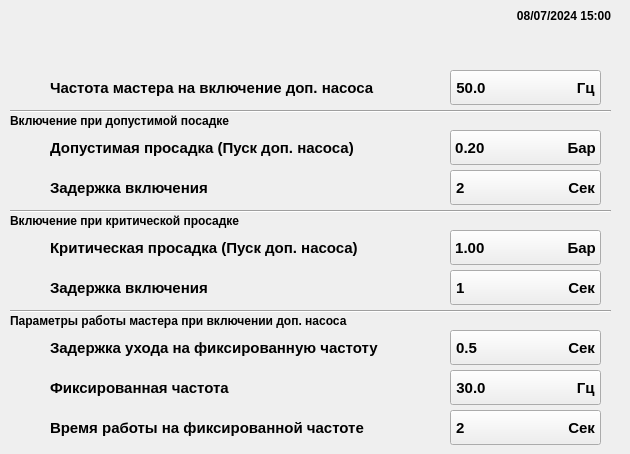
     <widget class="QWidget" name="Settings_Station_Settings_Turn_On_Extra_Pumps_page">
      <widget class="QLabel" name="label_137">
       <property name="geometry">
        <rect>
         <x>10</x>
         <y>70</y>
         <width>40</width>
         <height>35</height>
        </rect>
       </property>
       <property name="text">
        <string/>
       </property>
      </widget>
      <widget class="QLabel" name="station_settings_turn_on_extra_pumps_time_label">
       <property name="geometry">
        <rect>
         <x>480</x>
         <y>0</y>
         <width>141</width>
         <height>31</height>
        </rect>
       </property>
       <property name="font">
        <font>
         <family>Arial</family>
         <pointsize>9</pointsize>
         <weight>75</weight>
         <bold>true</bold>
        </font>
       </property>
       <property name="text">
        <string>08/07/2024 15:00   </string>
       </property>
       <property name="alignment">
        <set>Qt::AlignRight|Qt::AlignTrailing|Qt::AlignVCenter</set>
       </property>
      </widget>
      <widget class="QLabel" name="label_138">
       <property name="geometry">
        <rect>
         <x>50</x>
         <y>70</y>
         <width>331</width>
         <height>35</height>
        </rect>
       </property>
       <property name="font">
        <font>
         <family>Arial</family>
         <pointsize>11</pointsize>
         <weight>75</weight>
         <bold>true</bold>
        </font>
       </property>
       <property name="text">
        <string>Частота мастера на включение доп. насоса</string>
       </property>
      </widget>
      <widget class="QLabel" name="label_139">
       <property name="geometry">
        <rect>
         <x>50</x>
         <y>130</y>
         <width>331</width>
         <height>35</height>
        </rect>
       </property>
       <property name="font">
        <font>
         <family>Arial</family>
         <pointsize>11</pointsize>
         <weight>75</weight>
         <bold>true</bold>
        </font>
       </property>
       <property name="text">
        <string>Допустимая просадка (Пуск доп. насоса)</string>
       </property>
      </widget>
      <widget class="QLabel" name="label_140">
       <property name="geometry">
        <rect>
         <x>50</x>
         <y>170</y>
         <width>261</width>
         <height>35</height>
        </rect>
       </property>
       <property name="font">
        <font>
         <family>Arial</family>
         <pointsize>11</pointsize>
         <weight>75</weight>
         <bold>true</bold>
        </font>
       </property>
       <property name="text">
        <string>Задержка включения</string>
       </property>
      </widget>
      <widget class="QLabel" name="label_141">
       <property name="geometry">
        <rect>
         <x>50</x>
         <y>230</y>
         <width>331</width>
         <height>35</height>
        </rect>
       </property>
       <property name="font">
        <font>
         <family>Arial</family>
         <pointsize>11</pointsize>
         <weight>75</weight>
         <bold>true</bold>
        </font>
       </property>
       <property name="text">
        <string>Критическая просадка (Пуск доп. насоса)</string>
       </property>
      </widget>
      <widget class="QLabel" name="label_142">
       <property name="geometry">
        <rect>
         <x>50</x>
         <y>270</y>
         <width>261</width>
         <height>35</height>
        </rect>
       </property>
       <property name="font">
        <font>
         <family>Arial</family>
         <pointsize>11</pointsize>
         <weight>75</weight>
         <bold>true</bold>
        </font>
       </property>
       <property name="text">
        <string>Задержка включения</string>
       </property>
      </widget>
      <widget class="QLabel" name="label_143">
       <property name="geometry">
        <rect>
         <x>50</x>
         <y>330</y>
         <width>331</width>
         <height>35</height>
        </rect>
       </property>
       <property name="font">
        <font>
         <family>Arial</family>
         <pointsize>11</pointsize>
         <weight>75</weight>
         <bold>true</bold>
        </font>
       </property>
       <property name="text">
        <string>Задержка ухода на фиксированную частоту</string>
       </property>
      </widget>
      <widget class="QLabel" name="label_144">
       <property name="geometry">
        <rect>
         <x>50</x>
         <y>370</y>
         <width>261</width>
         <height>35</height>
        </rect>
       </property>
       <property name="font">
        <font>
         <family>Arial</family>
         <pointsize>11</pointsize>
         <weight>75</weight>
         <bold>true</bold>
        </font>
       </property>
       <property name="text">
        <string>Фиксированная частота</string>
       </property>
      </widget>
      <widget class="QLabel" name="label_145">
       <property name="geometry">
        <rect>
         <x>50</x>
         <y>410</y>
         <width>331</width>
         <height>35</height>
        </rect>
       </property>
       <property name="font">
        <font>
         <family>Arial</family>
         <pointsize>11</pointsize>
         <weight>75</weight>
         <bold>true</bold>
        </font>
       </property>
       <property name="text">
        <string>Время работы на фиксированной частоте</string>
       </property>
      </widget>
      <widget class="QLabel" name="label_146">
       <property name="geometry">
        <rect>
         <x>10</x>
         <y>110</y>
         <width>231</width>
         <height>21</height>
        </rect>
       </property>
       <property name="font">
        <font>
         <family>Arial</family>
         <pointsize>9</pointsize>
         <weight>75</weight>
         <bold>true</bold>
        </font>
       </property>
       <property name="text">
        <string>Включение при допустимой посадке</string>
       </property>
      </widget>
      <widget class="QLabel" name="label_147">
       <property name="geometry">
        <rect>
         <x>10</x>
         <y>210</y>
         <width>241</width>
         <height>21</height>
        </rect>
       </property>
       <property name="font">
        <font>
         <family>Arial</family>
         <pointsize>9</pointsize>
         <weight>75</weight>
         <bold>true</bold>
        </font>
       </property>
       <property name="text">
        <string>Включение при критической просадке</string>
       </property>
      </widget>
      <widget class="QLabel" name="label_148">
       <property name="geometry">
        <rect>
         <x>10</x>
         <y>310</y>
         <width>341</width>
         <height>21</height>
        </rect>
       </property>
       <property name="font">
        <font>
         <family>Arial</family>
         <pointsize>9</pointsize>
         <weight>75</weight>
         <bold>true</bold>
        </font>
       </property>
       <property name="text">
        <string>Параметры работы мастера при включении доп. насоса</string>
       </property>
      </widget>
      <widget class="Line" name="line_14">
       <property name="geometry">
        <rect>
         <x>10</x>
         <y>110</y>
         <width>601</width>
         <height>2</height>
        </rect>
       </property>
       <property name="frameShadow">
        <enum>QFrame::Sunken</enum>
       </property>
       <property name="orientation">
        <enum>Qt::Horizontal</enum>
       </property>
      </widget>
      <widget class="QLabel" name="label_149">
       <property name="geometry">
        <rect>
         <x>10</x>
         <y>130</y>
         <width>40</width>
         <height>35</height>
        </rect>
       </property>
       <property name="text">
        <string/>
       </property>
      </widget>
      <widget class="QLabel" name="label_150">
       <property name="geometry">
        <rect>
         <x>10</x>
         <y>170</y>
         <width>40</width>
         <height>35</height>
        </rect>
       </property>
       <property name="text">
        <string/>
       </property>
      </widget>
      <widget class="Line" name="line_15">
       <property name="geometry">
        <rect>
         <x>10</x>
         <y>210</y>
         <width>601</width>
         <height>2</height>
        </rect>
       </property>
       <property name="frameShadow">
        <enum>QFrame::Sunken</enum>
       </property>
       <property name="orientation">
        <enum>Qt::Horizontal</enum>
       </property>
      </widget>
      <widget class="QLabel" name="label_151">
       <property name="geometry">
        <rect>
         <x>10</x>
         <y>230</y>
         <width>40</width>
         <height>35</height>
        </rect>
       </property>
       <property name="text">
        <string/>
       </property>
      </widget>
      <widget class="QLabel" name="label_152">
       <property name="geometry">
        <rect>
         <x>10</x>
         <y>270</y>
         <width>40</width>
         <height>35</height>
        </rect>
       </property>
       <property name="text">
        <string/>
       </property>
      </widget>
      <widget class="Line" name="line_16">
       <property name="geometry">
        <rect>
         <x>10</x>
         <y>310</y>
         <width>601</width>
         <height>2</height>
        </rect>
       </property>
       <property name="frameShadow">
        <enum>QFrame::Sunken</enum>
       </property>
       <property name="orientation">
        <enum>Qt::Horizontal</enum>
       </property>
      </widget>
      <widget class="QLabel" name="label_153">
       <property name="geometry">
        <rect>
         <x>10</x>
         <y>330</y>
         <width>40</width>
         <height>35</height>
        </rect>
       </property>
       <property name="text">
        <string/>
       </property>
      </widget>
      <widget class="QLabel" name="label_154">
       <property name="geometry">
        <rect>
         <x>10</x>
         <y>370</y>
         <width>40</width>
         <height>35</height>
        </rect>
       </property>
       <property name="text">
        <string/>
       </property>
      </widget>
      <widget class="QLabel" name="label_155">
       <property name="geometry">
        <rect>
         <x>10</x>
         <y>410</y>
         <width>40</width>
         <height>35</height>
        </rect>
       </property>
       <property name="text">
        <string/>
       </property>
      </widget>
      <widget class="QLabel" name="shield_32_label">
       <property name="geometry">
        <rect>
         <x>410</x>
         <y>70</y>
         <width>40</width>
         <height>35</height>
        </rect>
       </property>
       <property name="text">
        <string/>
       </property>
      </widget>
      <widget class="QLabel" name="shield_33_label">
       <property name="geometry">
        <rect>
         <x>410</x>
         <y>130</y>
         <width>40</width>
         <height>35</height>
        </rect>
       </property>
       <property name="text">
        <string/>
       </property>
      </widget>
      <widget class="QLabel" name="shield_34_label">
       <property name="geometry">
        <rect>
         <x>410</x>
         <y>170</y>
         <width>40</width>
         <height>35</height>
        </rect>
       </property>
       <property name="text">
        <string/>
       </property>
      </widget>
      <widget class="QLabel" name="shield_35_label">
       <property name="geometry">
        <rect>
         <x>410</x>
         <y>230</y>
         <width>40</width>
         <height>35</height>
        </rect>
       </property>
       <property name="text">
        <string/>
       </property>
      </widget>
      <widget class="QLabel" name="shield_36_label">
       <property name="geometry">
        <rect>
         <x>410</x>
         <y>270</y>
         <width>40</width>
         <height>35</height>
        </rect>
       </property>
       <property name="text">
        <string/>
       </property>
      </widget>
      <widget class="QLabel" name="shield_37_label">
       <property name="geometry">
        <rect>
         <x>410</x>
         <y>330</y>
         <width>40</width>
         <height>35</height>
        </rect>
       </property>
       <property name="text">
        <string/>
       </property>
      </widget>
      <widget class="QLabel" name="shield_38_label">
       <property name="geometry">
        <rect>
         <x>410</x>
         <y>370</y>
         <width>40</width>
         <height>35</height>
        </rect>
       </property>
       <property name="text">
        <string/>
       </property>
      </widget>
      <widget class="QLabel" name="shield_39_label">
       <property name="geometry">
        <rect>
         <x>410</x>
         <y>410</y>
         <width>40</width>
         <height>35</height>
        </rect>
       </property>
       <property name="text">
        <string/>
       </property>
      </widget>
      <widget class="QPushButton" name="station_settings_turn_on_extra_pumps_master_frequency_on_extra_pump_start_pushButton">
       <property name="geometry">
        <rect>
         <x>450</x>
         <y>70</y>
         <width>151</width>
         <height>35</height>
        </rect>
       </property>
       <property name="font">
        <font>
         <family>Arial</family>
         <pointsize>11</pointsize>
         <weight>75</weight>
         <bold>true</bold>
        </font>
       </property>
       <property name="text">
        <string>50.0                      Гц</string>
       </property>
      </widget>
      <widget class="QPushButton" name="station_settings_turn_on_extra_pumps_acceptable_drawdown_pushButton">
       <property name="geometry">
        <rect>
         <x>450</x>
         <y>130</y>
         <width>151</width>
         <height>35</height>
        </rect>
       </property>
       <property name="font">
        <font>
         <family>Arial</family>
         <pointsize>11</pointsize>
         <weight>75</weight>
         <bold>true</bold>
        </font>
       </property>
       <property name="text">
        <string>0.20                    Бар</string>
       </property>
      </widget>
      <widget class="QPushButton" name="station_settings_turn_on_extra_pumps_delay_for_critical_drawdown_pushButton">
       <property name="geometry">
        <rect>
         <x>450</x>
         <y>170</y>
         <width>151</width>
         <height>35</height>
        </rect>
       </property>
       <property name="font">
        <font>
         <family>Arial</family>
         <pointsize>11</pointsize>
         <weight>75</weight>
         <bold>true</bold>
        </font>
       </property>
       <property name="text">
        <string>2                         Сек</string>
       </property>
      </widget>
      <widget class="QPushButton" name="station_settings_turn_on_extra_pumps_critical_drawdown_pushButton">
       <property name="geometry">
        <rect>
         <x>450</x>
         <y>230</y>
         <width>151</width>
         <height>35</height>
        </rect>
       </property>
       <property name="font">
        <font>
         <family>Arial</family>
         <pointsize>11</pointsize>
         <weight>75</weight>
         <bold>true</bold>
        </font>
       </property>
       <property name="text">
        <string>1.00                    Бар</string>
       </property>
      </widget>
      <widget class="QPushButton" name="station_settings_turn_on_extra_pumps_delay_for_acceptable_drawdown_pushButton">
       <property name="geometry">
        <rect>
         <x>450</x>
         <y>270</y>
         <width>151</width>
         <height>35</height>
        </rect>
       </property>
       <property name="font">
        <font>
         <family>Arial</family>
         <pointsize>11</pointsize>
         <weight>75</weight>
         <bold>true</bold>
        </font>
       </property>
       <property name="text">
        <string>1                         Сек</string>
       </property>
      </widget>
      <widget class="QPushButton" name="station_settings_turn_on_extra_pumps_delay_for_leaving_to_fixed_frequency_pushButton">
       <property name="geometry">
        <rect>
         <x>450</x>
         <y>330</y>
         <width>151</width>
         <height>35</height>
        </rect>
       </property>
       <property name="font">
        <font>
         <family>Arial</family>
         <pointsize>11</pointsize>
         <weight>75</weight>
         <bold>true</bold>
        </font>
       </property>
       <property name="text">
        <string>0.5                      Сек</string>
       </property>
      </widget>
      <widget class="QPushButton" name="station_settings_turn_on_extra_pumps_fixed_frequency_pushButton">
       <property name="geometry">
        <rect>
         <x>450</x>
         <y>370</y>
         <width>151</width>
         <height>35</height>
        </rect>
       </property>
       <property name="font">
        <font>
         <family>Arial</family>
         <pointsize>11</pointsize>
         <weight>75</weight>
         <bold>true</bold>
        </font>
       </property>
       <property name="text">
        <string>30.0                      Гц</string>
       </property>
      </widget>
      <widget class="QPushButton" name="station_settings_turn_on_extra_pumps_operating_time_at_fixed_frequency_pushButton">
       <property name="geometry">
        <rect>
         <x>450</x>
         <y>410</y>
         <width>151</width>
         <height>35</height>
        </rect>
       </property>
       <property name="font">
        <font>
         <family>Arial</family>
         <pointsize>11</pointsize>
         <weight>75</weight>
         <bold>true</bold>
        </font>
       </property>
       <property name="text">
        <string>2                         Сек</string>
       </property>
      </widget>
     </widget>
